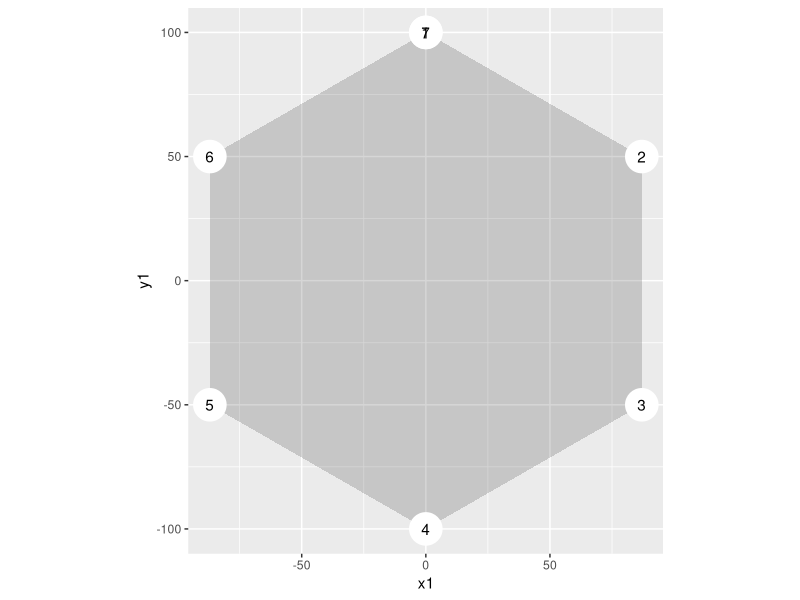
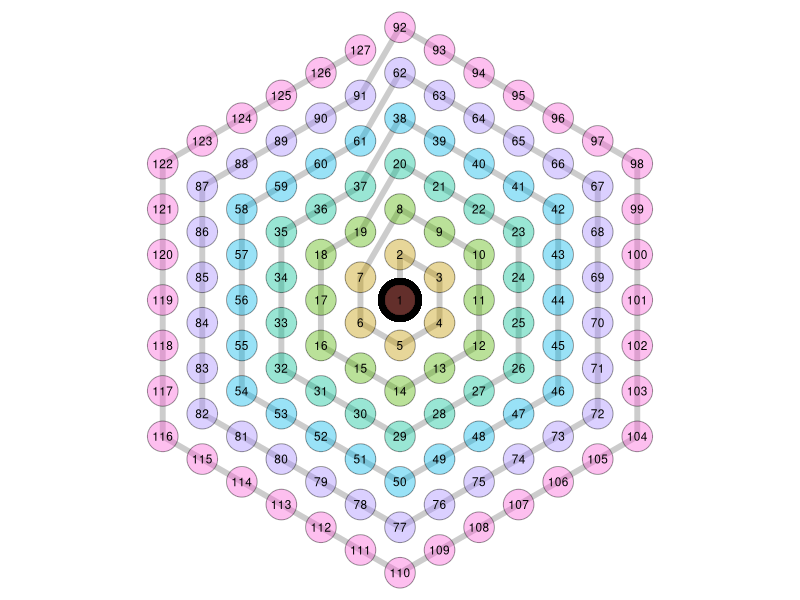
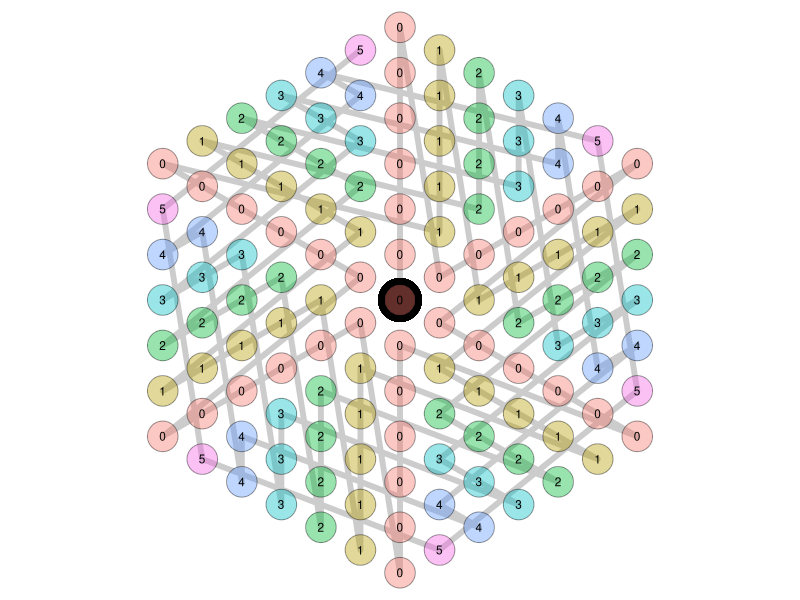
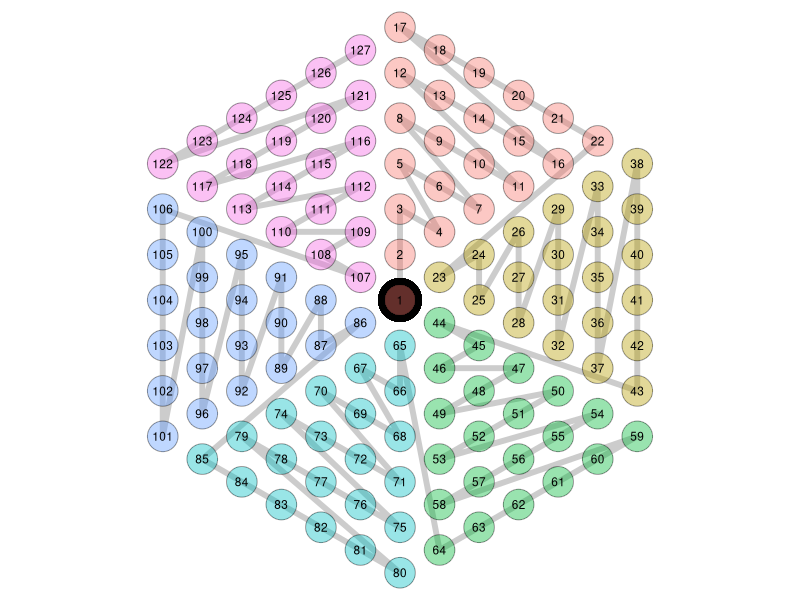
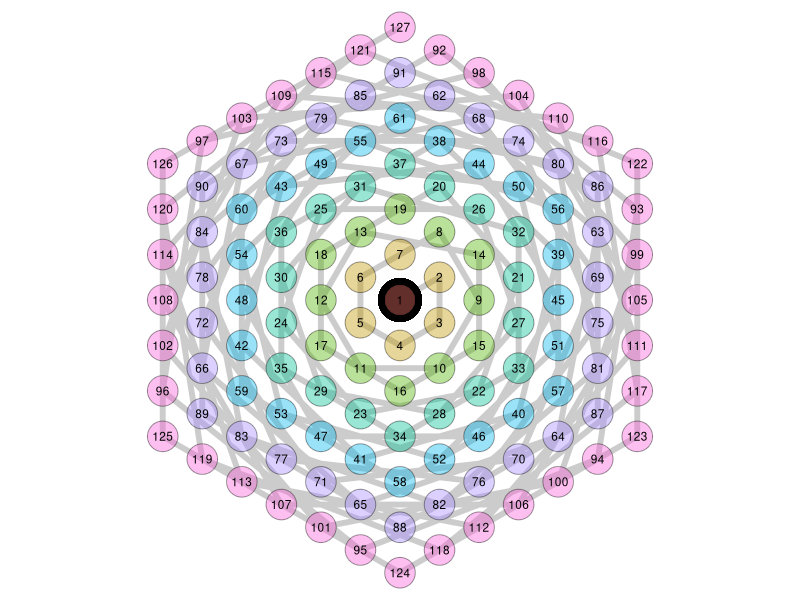
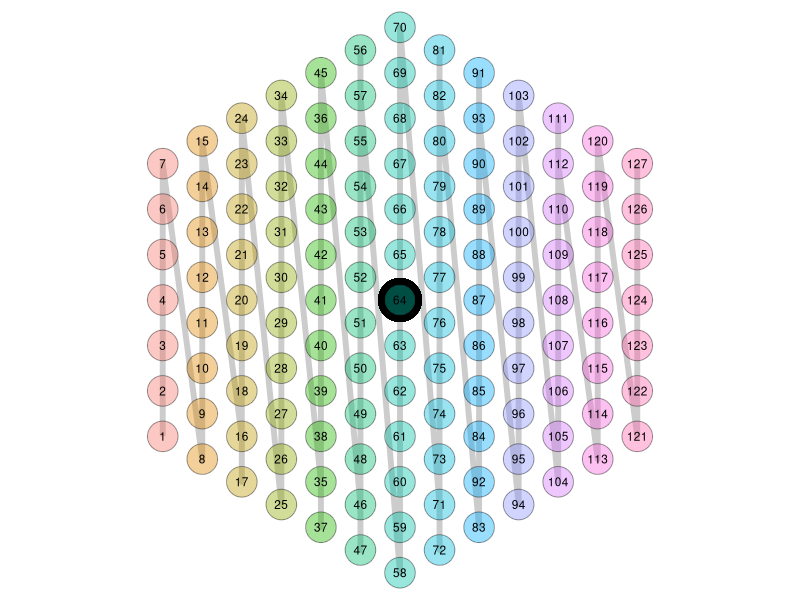
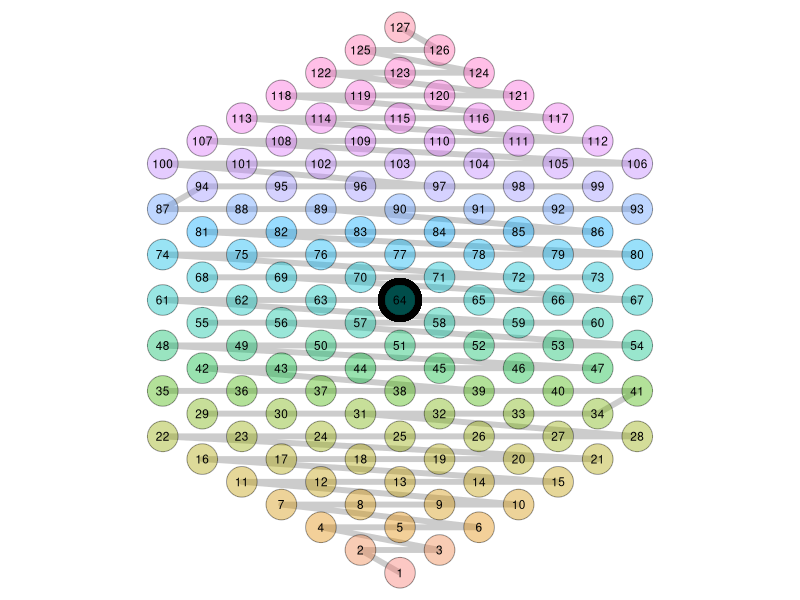

Source code (R) for these figures, in order:
## ---- chunk 1
knitr::opts_chunk$set(echo = TRUE)
## ---- chunk 2
library(tidyverse)
options(scipen = 999)

points_start <-
  #create a base table
    tibble(circumf = seq(0, 2*pi, length.out = 7),
           x1 = sin(circumf)*100,
           y1 = cos(circumf)*100, 0) %>% 
  #find next point for each vertex   
    mutate(x2 = lead(x1, default = 0),
           y2 = lead(y1, default = 1),
           vertex = row_number()) %>%
  #round evrything  
    mutate_all(.funs = funs(round(., 0))) %>% 
    select(vertex, x1, y1, x2, y2) 
## ---- chunk 3
ggplot(points_start, aes(x1, y1, label = vertex)) +
  geom_polygon(alpha = .2) +
  geom_point(size = 10, color = "white", stroke = 1) +
  geom_text() +
  coord_fixed()
## ---- chunk 4
#base table for the for loop
  points_all <-
    tibble(layer = 0, 
           layer_hex_ord = 1, 
           vertex = 1, 
           mids = 0,
           x = 0, 
           y = 0)

#for loop to generate expanded grid of points
  for(i in 1:6){
    points_loop <-
        #create table for each vertex and midpoints in-between
          expand.grid(vertex = 1:6,
                      mids = 0:(i-1),
                      KEEP.OUT.ATTRS = F) %>% 
          arrange(vertex) %>%
        #join in the coordinates
          left_join(points_start) %>%
        #add layer level, order per layer and final coordinates
          mutate(layer = i,
                 layer_hex_ord = row_number(),
                 x = (x1 + mids/i * (x2 - x1))*i,
                 y = (y1 + mids/i * (y2 - y1)) * i) %>% 
          select(one_of(colnames(points_all)))
      
    #create master table
      points_all <-
        rbind(points_all, points_loop)
  }
## ---- chunk 5
points_spiral_table <-
  points_all[1,] %>% 
  mutate(ord_offset = 0,
         hex_ord_offset = 0)

#generate spiral/star arangement
 for(i in 1:6){
    #i = 3
    points_base <-
      points_all %>% 
      filter(layer == i)
    
    points_base1 <-
      filter(points_base, layer_hex_ord >= 2) %>% 
      rbind(filter(points_base, layer_hex_ord < 2)) %>% 
      mutate(ord_offset = row_number(),
             hex_ord_offset = ord_offset %% (i), 
             hex_ord_offset = ifelse(hex_ord_offset == 0, i,
                                     hex_ord_offset)) 
     
    #ggplot(points_base1) +geom_text(aes(x = x, y = y, label = hex_ord_offset))
    
    points_spiral_table <-
      rbind(points_spiral_table, points_base1)
 }

## ---- chunk 6
#final dataset
points_final <-
  points_spiral_table %>%
  arrange(layer, layer_hex_ord) %>% 
  mutate(by_layer = row_number()) %>% 
  arrange(layer, hex_ord_offset, ord_offset) %>% 
  mutate(by_star = row_number()) %>% 
  select(-hex_ord_offset, -ord_offset) %>% 
  arrange(x, y) %>% 
  mutate(by_x = row_number()) %>% 
  arrange(y+1000, x) %>% 
  mutate(by_y = row_number()) %>% 
  arrange(vertex, layer, layer_hex_ord) %>% 
  mutate(by_vertex = row_number()) %>% 
  select(by_star, x, y, contains("by_"), everything())
## ---- chunk 7
plot_points <-
  function(var_color, var_label){
    #var_color = "layer"; var_label = "by_layer"
    points_final %>% 
    mutate_(col_color = var_color,
            col_label = var_label) %>% 
    arrange(col_color, col_label) %>% 
    ggplot(aes(x, y, label = round(col_label, 0))) +
      geom_path(aes(group = 1),#col_color, color = factor(col_color)), 
                size = 2, alpha = .2) +
      geom_point(aes(0,0), size = 14) +
      geom_point(aes(fill = factor(col_color)), size = 10, 
                 alpha = .4, pch = 21) +
      geom_text(size = 3) +
      guides(color = F, fill = F) +
      coord_fixed() +
      theme_void()
}

plot_points("layer", "by_layer")
plot_points("mids", "mids")
plot_points("vertex", "by_vertex")
plot_points("layer", "by_star")
plot_points("x", "by_x")
plot_points("y", "by_y")

#colnames
  # "by_star"  "x"     "y"
  # "by_layer" "by_x"  "by_y"  "by_vertex"     
  # "layer"    "layer_hex_ord" "vertex"  "mids"

write_csv(points_final, "packed_bubbles.csv")
